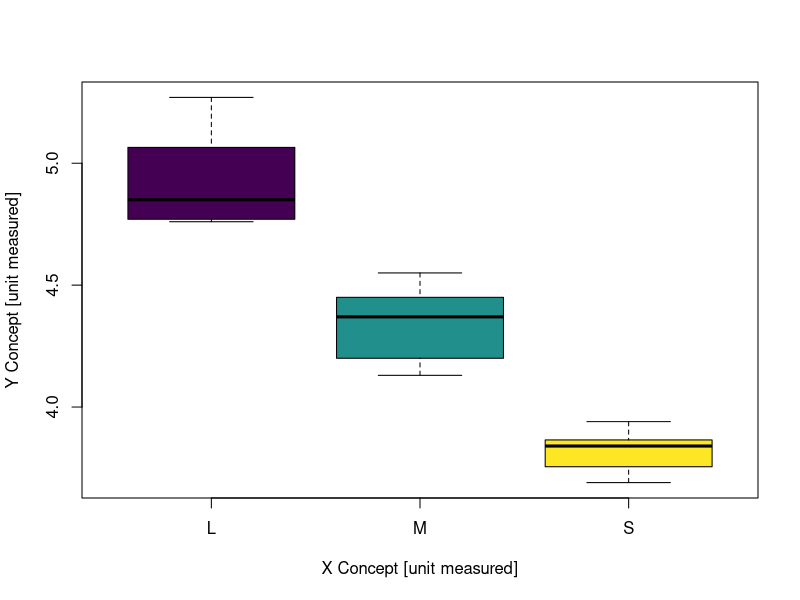
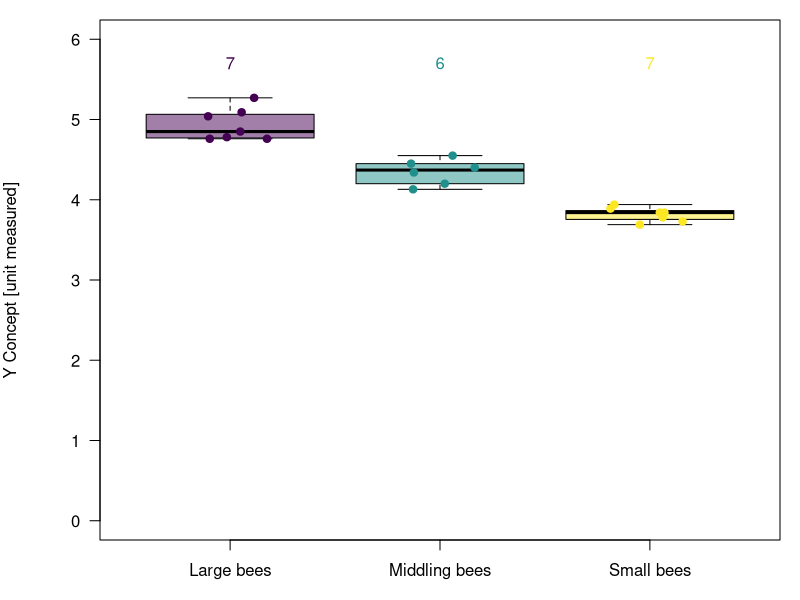

Generate these figures, in order, with R:
# Anna Dornhaus & Lab
# R script for data analysis and figures for 
# just learning to do it in R

# Paper reference: NONE

### Libraries ------------------
#library(lme4) #needed for GLMMs
#library(lmerTest) #needed for obtaining p-values in lmm
#library(emmeans) #post-hoc comparisons
#library(sjPlot) # for linear models output tables
#library(tidyverse)

library(scales)  # for number_format & color scales
library(viridis)

# Graphics setup -----------------------------

## Colorpalette
twogroupcolors <- c("#5a9a8f", "#7b6ea8")
threegroupcolors <- viridis(3)
severalcategories_colors <- magma(6)

## Similar to colors, it often makes sense to define some other things
## universally for all your plots, e.g. margins, where the sample sizes
## are plotted, y-axis range. This depends on your figures though.
y_max <- 6
y_min <- 0
N_y_offset <- y_max * 0.95 # This puts sample size numbers 5% below max, for example



# IMPORT ----------------------------------
MyData <- read.table("bb col data.csv"
                     , header=T
                     , row.names=1
                     , sep = ","
                     , dec = "."
                     )


# GRAPHING THINGS ------------------------------

# Bare boxplot
boxplot(avgsize ~ treatment
        , data = MyData
        , xlab = "X Concept [unit measured]"
        , ylab = "Y Concept [unit measured]"
        , col = threegroupcolors
        , range = 0
)

# Fancy boxplot - but this should be your default
# What makes it fancy:
# Adjust margins
# Add sample sizes
# Add data points

# Margins:
par(oma = c(0,0,0,0), mar = c(3,5,1,1), mgp=c(4, 1, 0), las=1) # bottom, left, top, right
par(mfrow=c(1,1))

# How to make a great boxplot -

# Saving the plot into a variable allows us to access plot parameters afterwards.
Nice_Plot <- boxplot(avgsize ~ treatment
                     , data = MyData
                     , xlab = "X Concept [unit measured]"
                     , ylab = "Y Concept [unit measured]"
                     , range = 0
# Always make axis descriptions as clear and comprehensive as possible
                     , names = c("Large bees", "Middling bees", "Small bees")
                     , col = alpha(threegroupcolors, 0.5) # use same colors as elsewhere, 
                     # but slightly transparent so we can see data points
                     , ylim = c(y_min, y_max) # always think about the scale - starting from zero is typically better
)

# Putting sample sizes above bars
nbGroup <- nlevels(as.factor(Nice_Plot$names)) # this is just a way to extract
# category names from the plot - you could get this directly from data
text(x=c(1:nbGroup) 
  , y=N_y_offset
  , cex = 1
  , col = threegroupcolors
  , paste(Nice_Plot$n,sep="")  # again, the sample size 'n' is directly extracted from the plot
)

# Represent the raw data as well, especially for mid- to low sample sizes.
stripchart(avgsize ~ treatment
           , data = MyData
           , add = TRUE # this plots this graph on top of the existing one
           , pch = 19
           , col = threegroupcolors
           , method = "jitter"
           , jitter = 0.2
           , vertical = TRUE
)




